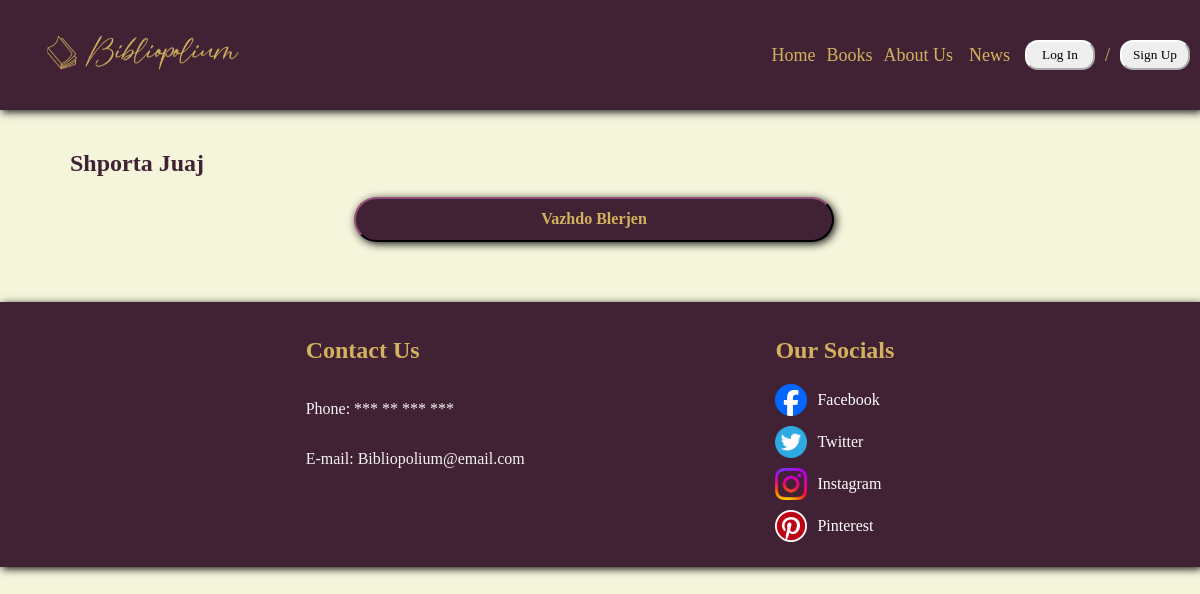
Page /Shporta.php on the earlier database version.
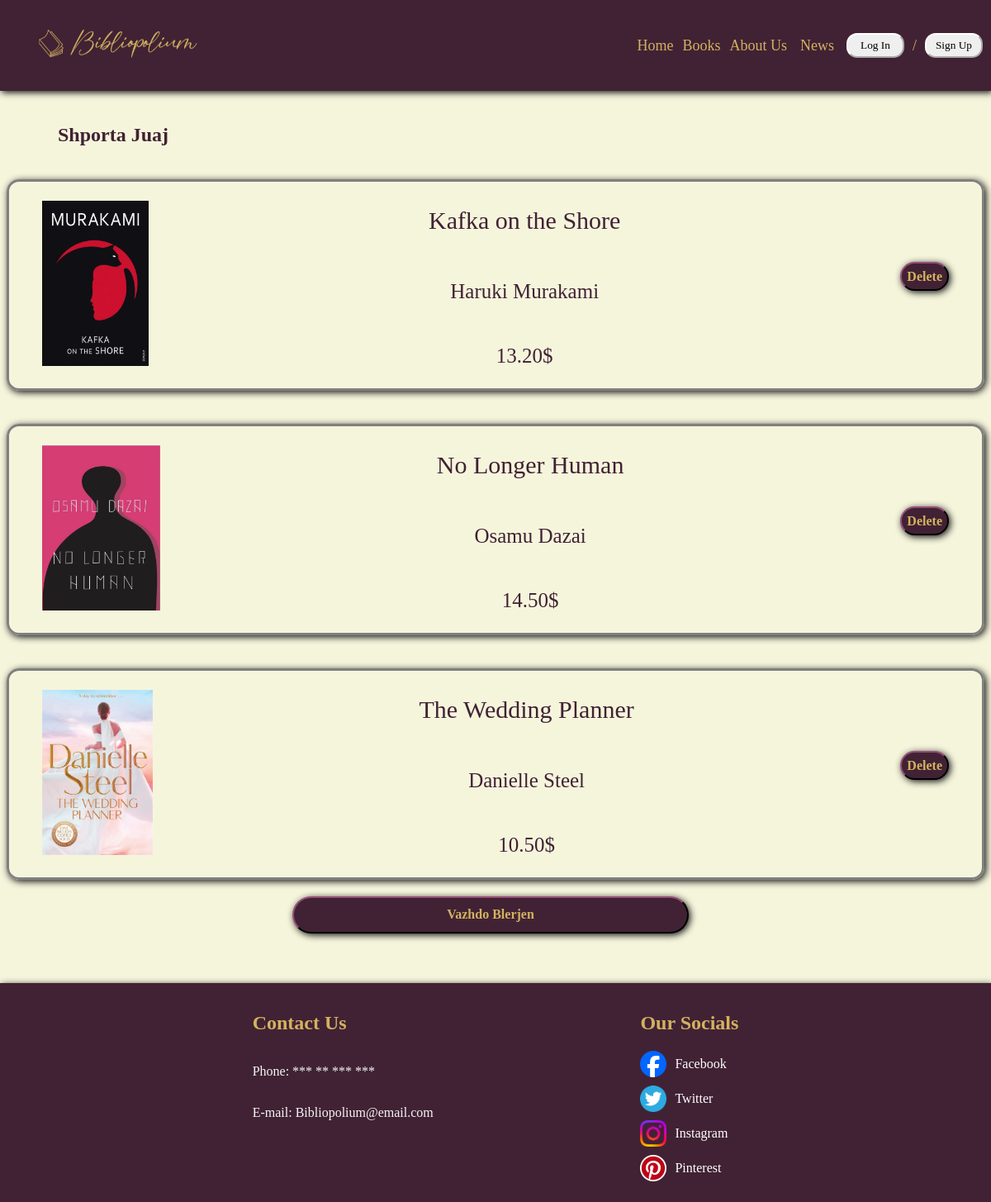
Same page on the later database version.
### tables this page shows
CREATE TABLE `shporta` (
  `Libri` varchar(100) NOT NULL,
  `Cmimi` varchar(30) NOT NULL,
  `Autori` varchar(50) NOT NULL,
  `ImagePath` varchar(100) NOT NULL
);

### ShportaRepository.php (called while the page is built, shortened)
<?php
    class ShportaRepository{
        private $connection;
        public function __construct(){
            $conn = new DatabaseConnection;
            $this->connection = $conn->startConnection();
        }
        public function getAllBooksFromShporta(){
            $conn = $this->connection;
            $sql = "SELECT * FROM Shporta";
            $statement = $conn->query($sql);
            $books = $statement->fetchAll(PDO::FETCH_ASSOC);
            return $books;
        }
    }
?>

### Shporta.php (the view, shortened to what this page needs)
<?php
include_once('ShportaRepository.php');
$shrep = new ShportaRepository();
$books = $shrep->getAllBooksFromShporta();
?>
<!DOCTYPE html>
<html lang="en">
<head>
    <link rel="stylesheet" href="Shto.css">
</head>
<body>
    <header class="h1" style="height: 90px;">
        <div class="logo">
            <img style="border-radius: 10px;" src="logoo.png" alt="logo" height="65px">
        </div>
        <ul>
            <li><a href="Home.php">Home</a></li>
            <li><a href="Books.php" style="margin-left: -9px; margin-right: -9px;" >Books</a></li>
            <li><a href="AboutUs.php">About Us</a></li>
            <li><a href="News.php" class="news" style="margin-right: 5px;">News</a></li>
            <button class="b"><a style="text-decoration: none; color: black;" href="LogIn.php">Log In</a></button>
            <li>/</li>
            <button class="b"><a style="text-decoration: none; color: black;" href="SignUp.php">Sign Up</a></button>
        </ul>
    </header>
    <main>
        <div class="shporta">
            <h2 style="margin-left: 70px; margin-top: 40px; color: rgb(65, 34, 52);">Shporta Juaj</h2>
                <?php foreach($books as $book){ ?>
                    <div class="kutia">
                        <div class="info">
                            <div>
                                <img src="<?= $book['ImagePath'] ?>" alt="" class="libri">
                            </div>
                            <div class="librat">
                                <p class="emri"><?= $book['Libri'] ?></p>
                                <p class="autori"><?= $book['Autori'] ?></p>
                                <p class="cmimi"><?= $book['Cmimi'] ?>$</p>
                            </div>
                            <form action="DeleteShporta.php" method="post">
                                    <button class="vazhdo" style=" width: 100%; font-family: 'Times New Roman', Times, serif; height: 35px;">Delete</button>
                            </form>
                        </div>
                    </div>
                <?php } ?>
            </div>
        <button class="vazhdo" style="font-family: 'Times New Roman', Times, serif; margin-left: 29.5vw; width: 40%;">Vazhdo Blerjen</button>
        <footer>
            <div class="f">
                <div class="footerleft">
                    <h2 style="color: rgb(211, 178, 95);">Contact Us</h2>
                    <p>Phone: *** ** *** ***</p>
                    <p>E-mail: Bibliopolium@email.com</p>
                </div>
                <div class="footerright">
                    <h2 style="color: rgb(211, 178, 95);">Our Socials</h2>
                    <a href="https://www.facebook.com/"><img style="margin-right: 10px;" src="facebook.png" alt="" width="32px" height="32px">Facebook</a>
                    <a href="https://www.twitter.com/"><img style="margin-right: 10px;" src="twitter.png" alt="" width="32px" height="32px">Twitter</a>
                    <a href="https://www.instagram.com/"><img style="margin-right: 10px;" src="instagram.png" alt="" width="32px" height="32px">Instagram</a>
                    <a href="https://www.pinterest.com/"><img style="margin-right: 10px;" src="pinterest.png" alt="" width="32px" height="32px">Pinterest</a>
                </div>
            </div>
        </footer>
    </main>
</html>

### Shto.css (style rules this page uses)
body { background-color: beige; font-family: garamond; margin: 0; padding: 0; box-sizing: border-box; }
.h1 { display: flex; flex-wrap: nowrap; justify-content: space-between; background-color: rgb(65, 34, 52); color: rgb(211, 178, 95); align-items: center; position: sticky; top: 0; box-shadow: 2px 2px 8px #111; padding: 10px; }
ul { display: flex; list-style-type: none; justify-content: space-between; align-items: center; margin: 0; padding: 0; font-size: large; background-color: rgb(65, 34, 52); }
.b { border-color: white; font-family: garamond; border-radius: 13px; height: 30px; width: 70px; }
li { display: flex; flex-wrap: nowrap; justify-content: space-evenly; margin-left: 10px; margin-right: 10px; }
li>a { text-decoration: none; color: rgb(211, 178, 95); }
.shporta { display: flex; flex-direction: column; }
.kutia { border-style: solid; border-color: gray; border-radius: 15px; margin-right: 8px; margin-left: 8px; margin-top: 20px; margin-bottom: 20px; box-shadow: 2px 2px 8px #111; }
.libri { height: 200px; padding-top: 10px; padding-bottom: 10px; }
.info { display: flex; justify-content: space-between; align-items: center; margin-left: 40px; margin-right: 40px; color: rgb(65, 34, 52); }
.librat { display: flex; flex-direction: column; justify-content: center; align-items: center; }
.vazhdo { border-color: rgb(65, 34, 52); width: 40%; height: 45px; background-color: rgb(65, 34, 52); box-shadow: 2px 2px 8px #111; border-radius: 40px; font-size: 16px; color: rgb(211, 178, 95); font-weight: 600; margin-bottom: 20px; justify-content: center; }
.f { background-color: rgb(65, 34, 52); display: flex; justify-content: space-evenly; align-items: flex-start; align-content: flex-start; padding: 15px; color: whitesmoke; box-shadow: 2px 2px 8px #111; margin-top: 40px; }
.footerleft { display: flex; flex-direction: column; flex-wrap: nowrap; justify-content: center; align-items: flex-start; align-content: flex-start; color: whitesmoke; padding-left: 40px; }
.footerright { display: flex; flex-direction: column; flex-wrap: nowrap; justify-content: flex-start; align-items: flex-start; align-content: flex-start; padding-right: 40px; }
.footerright>a { display: flex; align-items: center; color: white; text-decoration: none; margin-bottom: 10px; }

### Shporta.php (style rules this page uses)
@media (min-width: 768px) { .news { margin-left: -4px; } }
@media (min-width: 768px) { .emri { font-size: 30px; } }
@media (min-width: 768px) { .autori { font-size: 25px; } }
@media (min-width: 768px) { .cmimi { font-size: 25px; } }

Differences in the rows shown:
added shporta: ImagePath (picture), Libri "Kafka on the Shore", Autori "Haruki Murakami", Cmimi "13.20"
added shporta: ImagePath (picture), Libri "No Longer Human", Autori "Osamu Dazai", Cmimi "14.50"
added shporta: ImagePath (picture), Libri "The Wedding Planner", Autori "Danielle Steel", Cmimi "10.50"
